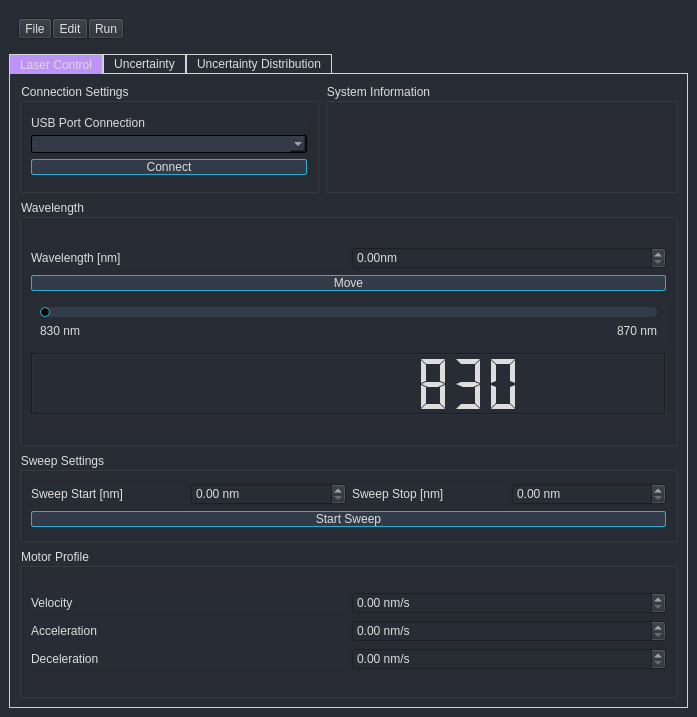
<?xml version="1.0" encoding="UTF-8"?>
<ui version="4.0">
 <class>LaserControlWindow</class>
 <widget class="QMainWindow" name="LaserControlWindow">
  <property name="geometry">
   <rect>
    <x>0</x>
    <y>0</y>
    <width>697</width>
    <height>717</height>
   </rect>
  </property>
  <property name="windowTitle">
   <string>MainWindow</string>
  </property>
  <widget class="QWidget" name="centralwidget">
   <property name="styleSheet">
    <string notr="true">/* /////////////////////////////////////////////////////////////////////////////////////////////////

SET APP STYLESHEET - FULL STYLES HERE
DARK THEME - DRACULA COLOR BASED

///////////////////////////////////////////////////////////////////////////////////////////////// */
QWidget{
    background-color: rgb(40, 44, 52);
	color: rgb(221, 221, 221);
	font: 10pt &quot;Segoe UI&quot;;
}

/* /////////////////////////////////////////////////////////////////////////////////////////////////
Tooltip */
QToolTip {
	color: #ffffff;
	background-color: rgba(33, 37, 43, 180);
	border: 1px solid rgb(44, 49, 58);
	background-image: none;
	background-position: left center;
    background-repeat: no-repeat;
	border: none;
	border-left: 2px solid rgb(255, 121, 198);
	text-align: left;
	padding-left: 8px;
	margin: 0px;
}

/* /////////////////////////////////////////////////////////////////////////////////////////////////
QTableWidget */
QTableWidget {	
	background-color: transparent;
	padding: 10px;
	border-radius: 5px;
	gridline-color: rgb(44, 49, 58);
	border-bottom: 1px solid rgb(44, 49, 60);
}
QTableWidget::item{
	border-color: rgb(44, 49, 60);
	padding-left: 5px;
	padding-right: 5px;
	gridline-color: rgb(44, 49, 60);
}
QTableWidget::item:selected{
	background-color: rgb(189, 147, 249);
}
QHeaderView::section{
	background-color: rgb(33, 37, 43);
	max-width: 30px;
	border: 1px solid rgb(44, 49, 58);
	border-style: none;
    border-bottom: 1px solid rgb(44, 49, 60);
    border-right: 1px solid rgb(44, 49, 60);
}
QTableWidget::horizontalHeader {	
	background-color: rgb(33, 37, 43);
}
QHeaderView::section:horizontal
{
    border: 1px solid rgb(33, 37, 43);
	background-color: rgb(33, 37, 43);
	padding: 3px;
	border-top-left-radius: 7px;
    border-top-right-radius: 7px;
}
QHeaderView::section:vertical
{
    border: 1px solid rgb(44, 49, 60);
}

/* /////////////////////////////////////////////////////////////////////////////////////////////////
LineEdit */
QLineEdit {
	background-color: rgb(33, 37, 43);
	border-radius: 5px;
	border: 2px solid rgb(33, 37, 43);
	padding-left: 10px;
	selection-color: rgb(255, 255, 255);
	selection-background-color: rgb(255, 121, 198);
}
QLineEdit:hover {
	border: 2px solid rgb(64, 71, 88);
}
QLineEdit:focus {
	border: 2px solid rgb(91, 101, 124);
}

/* /////////////////////////////////////////////////////////////////////////////////////////////////
PlainTextEdit */
QPlainTextEdit {
	background-color: rgb(27, 29, 35);
	border-radius: 5px;
	padding: 10px;
	selection-color: rgb(255, 255, 255);
	selection-background-color: rgb(255, 121, 198);
}
QPlainTextEdit  QScrollBar:vertical {
    width: 8px;
 }
QPlainTextEdit  QScrollBar:horizontal {
    height: 8px;
 }
QPlainTextEdit:hover {
	border: 2px solid rgb(64, 71, 88);
}
QPlainTextEdit:focus {
	border: 2px solid rgb(91, 101, 124);
}

/* /////////////////////////////////////////////////////////////////////////////////////////////////
ScrollBars */
QScrollBar:horizontal {
    border: none;
    background: rgb(52, 59, 72);
    height: 8px;
    margin: 0px 21px 0 21px;
	border-radius: 0px;
}
QScrollBar::handle:horizontal {
    background: rgb(189, 147, 249);
    min-width: 25px;
	border-radius: 4px
}
QScrollBar::add-line:horizontal {
    border: none;
    background: rgb(55, 63, 77);
    width: 20px;
	border-top-right-radius: 4px;
    border-bottom-right-radius: 4px;
    subcontrol-position: right;
    subcontrol-origin: margin;
}
QScrollBar::sub-line:horizontal {
    border: none;
    background: rgb(55, 63, 77);
    width: 20px;
	border-top-left-radius: 4px;
    border-bottom-left-radius: 4px;
    subcontrol-position: left;
    subcontrol-origin: margin;
}
QScrollBar::up-arrow:horizontal, QScrollBar::down-arrow:horizontal
{
     background: none;
}
QScrollBar::add-page:horizontal, QScrollBar::sub-page:horizontal
{
     background: none;
}
 QScrollBar:vertical {
	border: none;
    background: rgb(52, 59, 72);
    width: 8px;
    margin: 21px 0 21px 0;
	border-radius: 0px;
 }
 QScrollBar::handle:vertical {	
	background: rgb(189, 147, 249);
    min-height: 25px;
	border-radius: 4px
 }
 QScrollBar::add-line:vertical {
     border: none;
    background: rgb(55, 63, 77);
     height: 20px;
	border-bottom-left-radius: 4px;
    border-bottom-right-radius: 4px;
     subcontrol-position: bottom;
     subcontrol-origin: margin;
 }
 QScrollBar::sub-line:vertical {
	border: none;
    background: rgb(55, 63, 77);
     height: 20px;
	border-top-left-radius: 4px;
    border-top-right-radius: 4px;
     subcontrol-position: top;
     subcontrol-origin: margin;
 }
 QScrollBar::up-arrow:vertical, QScrollBar::down-arrow:vertical {
     background: none;
 }

 QScrollBar::add-page:vertical, QScrollBar::sub-page:vertical {
     background: none;
 }

/* /////////////////////////////////////////////////////////////////////////////////////////////////
CheckBox */
QCheckBox::indicator {
    border: 3px solid rgb(52, 59, 72);
	width: 15px;
	height: 15px;
	border-radius: 10px;
    background: rgb(44, 49, 60);
}
QCheckBox::indicator:hover {
    border: 3px solid rgb(58, 66, 81);
}
QCheckBox::indicator:checked {
    background: 3px solid rgb(52, 59, 72);
	border: 3px solid rgb(52, 59, 72);	
	background-image: url(:/icons/images/icons/cil-check-alt.png);
}

/* /////////////////////////////////////////////////////////////////////////////////////////////////
RadioButton */
QRadioButton::indicator {
    border: 3px solid rgb(52, 59, 72);
	width: 15px;
	height: 15px;
	border-radius: 10px;
    background: rgb(44, 49, 60);
}
QRadioButton::indicator:hover {
    border: 3px solid rgb(58, 66, 81);
}
QRadioButton::indicator:checked {
    background: 3px solid rgb(94, 106, 130);
	border: 3px solid rgb(52, 59, 72);	
}

/* /////////////////////////////////////////////////////////////////////////////////////////////////
ComboBox */
QComboBox{
	background-color: rgb(52, 59, 72);
	border-radius: 2px;
	border: 1px solid rgb(0, 0, 0);
}
QComboBox:hover{
	border: 1px solid rgb(42, 175, 211);
}
QComboBox::drop-down {
	subcontrol-origin: padding;
	subcontrol-position: top right;
	width: 25px; 
	border-left-width: 2px;
	border-left-color: rgba(39, 44, 54, 150);
	border-left-style: solid;
	border-top-right-radius: 3px;
	border-bottom-right-radius: 3px;	
	background-image: url(:/icons/icons/cil-arrow-bottom.png);
	background-position: center;
	background-repeat: no-reperat;
 }
QComboBox QAbstractItemView {
	color: rgb(255, 121, 198);	
	background-color: rgb(33, 37, 43);
	padding: 10px;
	selection-background-color: rgb(39, 44, 54);
}
/*QComboBox QAbstractItemView::item {
  min-height: 150px;
}*/

/* /////////////////////////////////////////////////////////////////////////////////////////////////
Sliders */
QSlider::groove:horizontal {
    border-radius: 5px;
    height: 10px;
	margin: 0px;
	background-color: rgb(52, 59, 72);
}
QSlider::groove:horizontal:hover {
	background-color: rgb(55, 62, 76);
}
QSlider::handle:horizontal {
    background-color: rgb(0, 0, 0);
    border: 1px solid rgb(42, 175, 211);
    height: 10px;
    width: 8px;
    margin: 0px;
	border-radius: 5px;
}
QSlider::handle:horizontal:hover {
    background-color: rgb(42, 141, 211);
    border: none;
    height: 10px;
    width: 10px;
    margin: 0px;
	border-radius: 5px;
}
QSlider::handle:horizontal:pressed {
    background-color: rgb(42, 141, 211);
}

QSlider::groove:vertical {
    border-radius: 5px;
    width: 10px;
    margin: 0px;
	background-color: rgb(52, 59, 72);
}
QSlider::groove:vertical:hover {
	background-color: rgb(55, 62, 76);
}
QSlider::handle:vertical {
    background-color: rgb(189, 147, 249);
	border: none;
    height: 10px;
    width: 10px;
    margin: 0px;
	border-radius: 5px;
}
QSlider::handle:vertical:hover {
    background-color: rgb(195, 155, 255);
}
QSlider::handle:vertical:pressed {
    background-color: rgb(255, 121, 198);
}

/* /////////////////////////////////////////////////////////////////////////////////////////////////
CommandLinkButton */
QCommandLinkButton {	
	color: rgb(255, 121, 198);
	border-radius: 5px;
	padding: 5px;
	color: rgb(255, 170, 255);
}
QCommandLinkButton:hover {	
	color: rgb(255, 170, 255);
	background-color: rgb(44, 49, 60);
}
QCommandLinkButton:pressed {	
	color: rgb(189, 147, 249);
	background-color: rgb(52, 58, 71);
}

/* /////////////////////////////////////////////////////////////////////////////////////////////////
Button */
QPushButton {
	border: 1px solid rgb(42, 175, 211);
	border-radius: 2px;	
	background-color: rgb(52, 59, 72);
}
QPushButton:hover {
	border: 1px solid rgb(42, 141, 211);
    border-radius: 2px;	
	background-color: rgb(42, 141, 211);
}
QPushButton:pressed {	
	border: 1px solid rgb(42, 141, 211);
    border-radius: 2px;	
	background-color: rgb(35, 40, 49);
}









/* QMenu ------------------------------------------------------------------

examples: https://doc.qt.io/qt-5/stylesheet-examples.html#customizing-qmenu

--------------------------------------------------------------------------- */
QMenu {
    background-color: rgb(40, 44, 52);
    margin: 2px; /* some spacing around the menu */
}

QMenu::item {
    padding: 2px 25px 2px 20px;
    border: 1px solid transparent; /* reserve space for selection border */
}

QMenu::item:selected {
    border-color: darkblue;
    background: rgba(100, 100, 100, 150);
}

QMenu::icon:checked { /* appearance of a 'checked' icon */
    background: gray;
    border: 1px inset gray;
    position: absolute;
    top: 1px;
    right: 1px;
    bottom: 1px;
    left: 1px;
}

QMenu::separator {
    height: 2px;
    background: lightblue;
    margin-left: 10px;
    margin-right: 5px;
}

QMenu::indicator {
    width: 13px;
    height: 13px;
}

QTabWidget::pane {
  border: 1px solid lightgray;
  top:-1px; 
  background:  rgb(40, 44, 52); 
} 

QTabBar::tab {
  background: rgb(40, 44, 52);; 
  border: 1px solid lightgray; 
  padding: 2px;
	padding-left: 10px;
	padding-right: 10px;
} 

QTabBar::tab:selected { 
  background:  rgb(189, 147, 249);
  margin-bottom: -1px; 
}
</string>
   </property>
   <layout class="QGridLayout" name="gridLayout_3">
    <item row="2" column="0">
     <widget class="QTabWidget" name="table_laser_control">
      <property name="currentIndex">
       <number>0</number>
      </property>
      <widget class="QWidget" name="tab_control">
       <attribute name="title">
        <string>Laser Control</string>
       </attribute>
       <layout class="QGridLayout" name="gridLayout_9">
        <item row="0" column="0">
         <layout class="QGridLayout" name="grd_tab_settings">
          <item row="3" column="0" colspan="2">
           <widget class="QGroupBox" name="group_motor_profile">
            <property name="enabled">
             <bool>true</bool>
            </property>
            <property name="sizePolicy">
             <sizepolicy hsizetype="Preferred" vsizetype="Preferred">
              <horstretch>0</horstretch>
              <verstretch>0</verstretch>
             </sizepolicy>
            </property>
            <property name="minimumSize">
             <size>
              <width>0</width>
              <height>0</height>
             </size>
            </property>
            <property name="maximumSize">
             <size>
              <width>16777215</width>
              <height>150</height>
             </size>
            </property>
            <property name="title">
             <string>Motor Profile</string>
            </property>
            <layout class="QGridLayout" name="gridLayout_7">
             <item row="0" column="0">
              <layout class="QVBoxLayout" name="verticalLayout_2">
               <item>
                <layout class="QGridLayout" name="gridLayout_11">
                 <property name="rightMargin">
                  <number>0</number>
                 </property>
                 <property name="bottomMargin">
                  <number>0</number>
                 </property>
                 <item row="0" column="0">
                  <widget class="QLabel" name="lbl_vel">
                   <property name="text">
                    <string>Velocity</string>
                   </property>
                  </widget>
                 </item>
                 <item row="1" column="0">
                  <widget class="QLabel" name="lbl_acc">
                   <property name="text">
                    <string>Acceleration</string>
                   </property>
                  </widget>
                 </item>
                 <item row="0" column="1">
                  <widget class="QDoubleSpinBox" name="sb_velocity">
                   <property name="enabled">
                    <bool>true</bool>
                   </property>
                   <property name="correctionMode">
                    <enum>QAbstractSpinBox::CorrectionMode::CorrectToNearestValue</enum>
                   </property>
                   <property name="suffix">
                    <string> nm/s</string>
                   </property>
                  </widget>
                 </item>
                 <item row="1" column="1">
                  <widget class="QDoubleSpinBox" name="sb_acc">
                   <property name="enabled">
                    <bool>true</bool>
                   </property>
                   <property name="correctionMode">
                    <enum>QAbstractSpinBox::CorrectionMode::CorrectToNearestValue</enum>
                   </property>
                   <property name="suffix">
                    <string> nm/s</string>
                   </property>
                  </widget>
                 </item>
                 <item row="2" column="0">
                  <widget class="QLabel" name="lbl_dec">
                   <property name="text">
                    <string>Deceleration</string>
                   </property>
                  </widget>
                 </item>
                 <item row="2" column="1">
                  <widget class="QDoubleSpinBox" name="sb_dec">
                   <property name="enabled">
                    <bool>true</bool>
                   </property>
                   <property name="correctionMode">
                    <enum>QAbstractSpinBox::CorrectionMode::CorrectToNearestValue</enum>
                   </property>
                   <property name="suffix">
                    <string> nm/s</string>
                   </property>
                  </widget>
                 </item>
                </layout>
               </item>
              </layout>
             </item>
            </layout>
           </widget>
          </item>
          <item row="1" column="0" colspan="2">
           <widget class="QGroupBox" name="group_wavelength_settings">
            <property name="minimumSize">
             <size>
              <width>0</width>
              <height>210</height>
             </size>
            </property>
            <property name="maximumSize">
             <size>
              <width>16777215</width>
              <height>300</height>
             </size>
            </property>
            <property name="title">
             <string>Wavelength</string>
            </property>
            <layout class="QGridLayout" name="gridLayout_5">
             <item row="0" column="0">
              <layout class="QGridLayout" name="gridLayout_12">
               <item row="3" column="0">
                <widget class="QLabel" name="lbl_wavelength">
                 <property name="text">
                  <string>Wavelength [nm]</string>
                 </property>
                </widget>
               </item>
               <item row="5" column="0" colspan="2">
                <widget class="QPushButton" name="btn_move_to_wavelength">
                 <property name="text">
                  <string>Move</string>
                 </property>
                </widget>
               </item>
               <item row="3" column="1">
                <widget class="QDoubleSpinBox" name="sb_set_wavelength">
                 <property name="minimumSize">
                  <size>
                   <width>150</width>
                   <height>0</height>
                  </size>
                 </property>
                 <property name="suffix">
                  <string>nm</string>
                 </property>
                </widget>
               </item>
               <item row="9" column="0" colspan="2">
                <widget class="QLCDNumber" name="lcd_wavelength">
                 <property name="enabled">
                  <bool>true</bool>
                 </property>
                 <property name="minimumSize">
                  <size>
                   <width>0</width>
                   <height>62</height>
                  </size>
                 </property>
                 <property name="maximumSize">
                  <size>
                   <width>16777215</width>
                   <height>62</height>
                  </size>
                 </property>
                 <property name="frameShape">
                  <enum>QFrame::Shape::Box</enum>
                 </property>
                 <property name="frameShadow">
                  <enum>QFrame::Shadow::Sunken</enum>
                 </property>
                 <property name="lineWidth">
                  <number>1</number>
                 </property>
                 <property name="midLineWidth">
                  <number>0</number>
                 </property>
                 <property name="smallDecimalPoint">
                  <bool>true</bool>
                 </property>
                 <property name="digitCount">
                  <number>10</number>
                 </property>
                 <property name="segmentStyle">
                  <enum>QLCDNumber::SegmentStyle::Flat</enum>
                 </property>
                 <property name="value" stdset="0">
                  <double>830.000000000000000</double>
                 </property>
                 <property name="intValue" stdset="0">
                  <number>830</number>
                 </property>
                </widget>
               </item>
               <item row="6" column="0" colspan="2">
                <widget class="QWidget" name="gridWidget" native="true">
                 <property name="maximumSize">
                  <size>
                   <width>16777215</width>
                   <height>50</height>
                  </size>
                 </property>
                 <layout class="QGridLayout" name="gridLayout_2">
                  <item row="1" column="1">
                   <widget class="QLabel" name="lbl_max_wavelength">
                    <property name="maximumSize">
                     <size>
                      <width>16777215</width>
                      <height>18</height>
                     </size>
                    </property>
                    <property name="layoutDirection">
                     <enum>Qt::LayoutDirection::LeftToRight</enum>
                    </property>
                    <property name="text">
                     <string>870 nm</string>
                    </property>
                    <property name="alignment">
                     <set>Qt::AlignmentFlag::AlignRight|Qt::AlignmentFlag::AlignTrailing|Qt::AlignmentFlag::AlignVCenter</set>
                    </property>
                   </widget>
                  </item>
                  <item row="1" column="0">
                   <widget class="QLabel" name="lbl_min_wavelength">
                    <property name="maximumSize">
                     <size>
                      <width>16777215</width>
                      <height>18</height>
                     </size>
                    </property>
                    <property name="text">
                     <string>830 nm</string>
                    </property>
                    <property name="margin">
                     <number>0</number>
                    </property>
                   </widget>
                  </item>
                  <item row="0" column="0" colspan="2">
                   <widget class="QSlider" name="slider_wavelength">
                    <property name="minimumSize">
                     <size>
                      <width>0</width>
                      <height>10</height>
                     </size>
                    </property>
                    <property name="orientation">
                     <enum>Qt::Orientation::Horizontal</enum>
                    </property>
                    <property name="invertedControls">
                     <bool>false</bool>
                    </property>
                    <property name="tickPosition">
                     <enum>QSlider::TickPosition::NoTicks</enum>
                    </property>
                   </widget>
                  </item>
                 </layout>
                </widget>
               </item>
              </layout>
             </item>
            </layout>
           </widget>
          </item>
          <item row="2" column="0" colspan="2">
           <widget class="QGroupBox" name="group_sweep_settings">
            <property name="minimumSize">
             <size>
              <width>250</width>
              <height>0</height>
             </size>
            </property>
            <property name="maximumSize">
             <size>
              <width>16777215</width>
              <height>90</height>
             </size>
            </property>
            <property name="title">
             <string>Sweep Settings</string>
            </property>
            <layout class="QGridLayout" name="gridLayout_8">
             <item row="1" column="0">
              <layout class="QGridLayout" name="gridLayout_10">
               <item row="0" column="3">
                <widget class="QDoubleSpinBox" name="sb_sweep_stop">
                 <property name="suffix">
                  <string> nm</string>
                 </property>
                </widget>
               </item>
               <item row="0" column="0">
                <widget class="QLabel" name="lbl_sweep_start">
                 <property name="minimumSize">
                  <size>
                   <width>100</width>
                   <height>0</height>
                  </size>
                 </property>
                 <property name="text">
                  <string>Sweep Start [nm]</string>
                 </property>
                </widget>
               </item>
               <item row="0" column="2">
                <widget class="QLabel" name="lbl_sweep_stop">
                 <property name="minimumSize">
                  <size>
                   <width>100</width>
                   <height>0</height>
                  </size>
                 </property>
                 <property name="text">
                  <string>Sweep Stop [nm]</string>
                 </property>
                </widget>
               </item>
               <item row="1" column="0" colspan="4">
                <widget class="QPushButton" name="btn_start_sweep">
                 <property name="text">
                  <string>Start Sweep</string>
                 </property>
                </widget>
               </item>
               <item row="0" column="1">
                <widget class="QDoubleSpinBox" name="sb_sweep_start">
                 <property name="suffix">
                  <string comment="nm/s"> nm</string>
                 </property>
                </widget>
               </item>
              </layout>
             </item>
            </layout>
           </widget>
          </item>
          <item row="0" column="1">
           <widget class="QGroupBox" name="grp_system_info">
            <property name="minimumSize">
             <size>
              <width>0</width>
              <height>110</height>
             </size>
            </property>
            <property name="maximumSize">
             <size>
              <width>16777215</width>
              <height>110</height>
             </size>
            </property>
            <property name="title">
             <string>System Information</string>
            </property>
            <layout class="QGridLayout" name="gridLayout_6">
             <item row="0" column="0">
              <layout class="QGridLayout" name="grd_system_info"/>
             </item>
            </layout>
           </widget>
          </item>
          <item row="0" column="0">
           <widget class="QGroupBox" name="grp_Connection">
            <property name="minimumSize">
             <size>
              <width>250</width>
              <height>100</height>
             </size>
            </property>
            <property name="maximumSize">
             <size>
              <width>300</width>
              <height>110</height>
             </size>
            </property>
            <property name="title">
             <string>Connection Settings</string>
            </property>
            <layout class="QGridLayout" name="gridLayout_4">
             <item row="0" column="0">
              <layout class="QVBoxLayout" name="vgrd_connection_settings">
               <item>
                <widget class="QLabel" name="lbl_port_selection">
                 <property name="maximumSize">
                  <size>
                   <width>16777215</width>
                   <height>12</height>
                  </size>
                 </property>
                 <property name="text">
                  <string>USB Port Connection</string>
                 </property>
                </widget>
               </item>
               <item>
                <widget class="QComboBox" name="cb_port_selection"/>
               </item>
               <item>
                <widget class="QPushButton" name="btn_connect">
                 <property name="text">
                  <string>Connect</string>
                 </property>
                </widget>
               </item>
              </layout>
             </item>
            </layout>
           </widget>
          </item>
         </layout>
        </item>
       </layout>
      </widget>
      <widget class="QWidget" name="tab_uncertainty">
       <attribute name="title">
        <string>Uncertainty</string>
       </attribute>
       <layout class="QGridLayout" name="grd_uncertainty"/>
      </widget>
      <widget class="QWidget" name="tab_uncertainty_dist">
       <attribute name="title">
        <string>Uncertainty Distribution</string>
       </attribute>
       <layout class="QGridLayout" name="grd_uncertainty_dist"/>
      </widget>
     </widget>
    </item>
    <item row="0" column="0">
     <widget class="QFrame" name="horizontalFrame">
      <property name="layoutDirection">
       <enum>Qt::LayoutDirection::LeftToRight</enum>
      </property>
      <layout class="QHBoxLayout" name="horizontalLayout">
       <item>
        <widget class="QFrame" name="menuBar">
         <property name="sizePolicy">
          <sizepolicy hsizetype="Fixed" vsizetype="Fixed">
           <horstretch>0</horstretch>
           <verstretch>0</verstretch>
          </sizepolicy>
         </property>
         <property name="frameShadow">
          <enum>QFrame::Shadow::Raised</enum>
         </property>
         <layout class="QHBoxLayout" name="horizontalLayout_2">
          <property name="spacing">
           <number>0</number>
          </property>
          <property name="leftMargin">
           <number>0</number>
          </property>
          <property name="topMargin">
           <number>0</number>
          </property>
          <property name="rightMargin">
           <number>0</number>
          </property>
          <property name="bottomMargin">
           <number>0</number>
          </property>
          <item>
           <widget class="QToolButton" name="menu_file">
            <property name="text">
             <string>File</string>
            </property>
           </widget>
          </item>
          <item>
           <widget class="QToolButton" name="menu_edit">
            <property name="text">
             <string>Edit</string>
            </property>
           </widget>
          </item>
          <item>
           <widget class="QToolButton" name="menu_run">
            <property name="text">
             <string>Run</string>
            </property>
           </widget>
          </item>
         </layout>
        </widget>
       </item>
       <item>
        <widget class="QFrame" name="horizontalFrame">
         <layout class="QHBoxLayout" name="horizontalLayout_3"/>
        </widget>
       </item>
      </layout>
     </widget>
    </item>
   </layout>
  </widget>
 </widget>
 <resources>
  <include location="resources.qrc"/>
 </resources>
 <connections/>
</ui>
